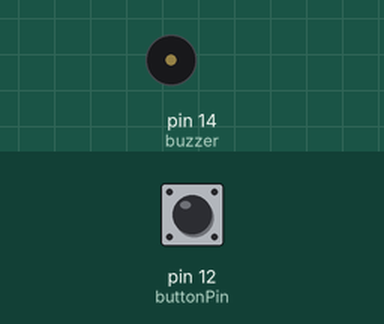
The sketch below on a simulated Arduino Uno, built with avr-gcc and run on an emulated ATmega328P. Parts: buzzer (waves = sounding, pin HIGH). The test bench sets the inputs (shaded band); at power-on: pin 12 (buttonPin) LOW. What the sketch prints to the serial monitor is not drawn.

Above: at 1.2 s.
1.3 s: pin 12 (buttonPin) pulled HIGH for 0.15 s
At 1.37 s:
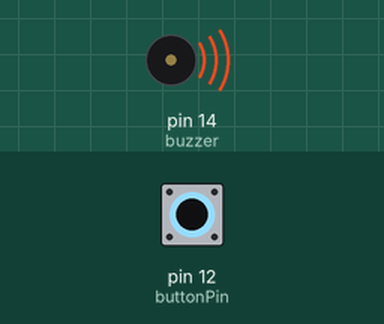
2.9 s: pin 12 (buttonPin) pulled HIGH for 1 s
At 4.3 s:
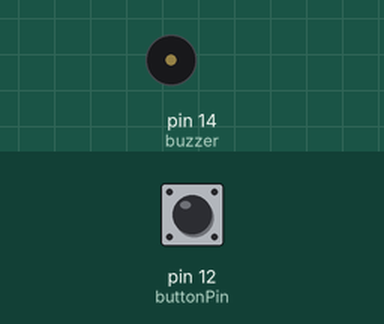
6.9 s: pin 12 (buttonPin) pulsed HIGH 2 times (0.12 s each, 0.3 s apart)
At 6.96 s:
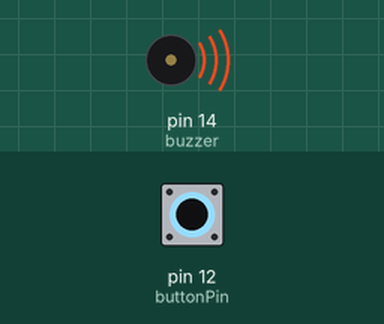
10.5 s: pin 12 (buttonPin) driven HIGH
At 11.8 s:
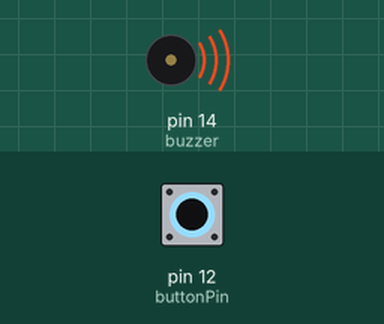
13.5 s: pin 12 (buttonPin) driven LOW
At 14.1 s:
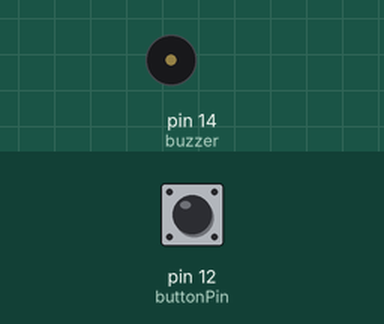
Timing chart, 0 to 16.5 s (numbered marks = the images above; inputs shaded):
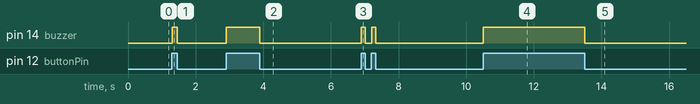

Measured:
- after the input at 1.3 s, pin 14 (buzzer): LOW → HIGH at once, → LOW 0.15 s later
- after the input at 2.9 s, pin 14 (buzzer): LOW → HIGH at once, → LOW 1.0 s later
- after the input at 6.9 s, pin 14 (buzzer): alternates HIGH for 0.12 s and LOW for 0.18 s, 4 changes in all, then stays LOW, starting at once
- after the input at 10.5 s, pin 14 (buzzer): LOW → HIGH at once
- after the input at 13.5 s, pin 14 (buzzer): HIGH → LOW at once

The sketch:

sketch_mar31a.ino
```cpp
int buttonPin = 12;
int buzzer =  14;
int buttonState = 0;

void setup() {
  Serial.begin(115200);
  pinMode(buzzer, OUTPUT);
  pinMode(buttonPin, INPUT);
}
void loop() {
  buttonState = digitalRead(buttonPin);
  if (buttonState == HIGH) {
    Serial.println("turn buzzer off");
    digitalWrite(buzzer, HIGH);
  }
  else {
    Serial.println("turn buzzer on");
    digitalWrite(buzzer, LOW);
  }
}
```
